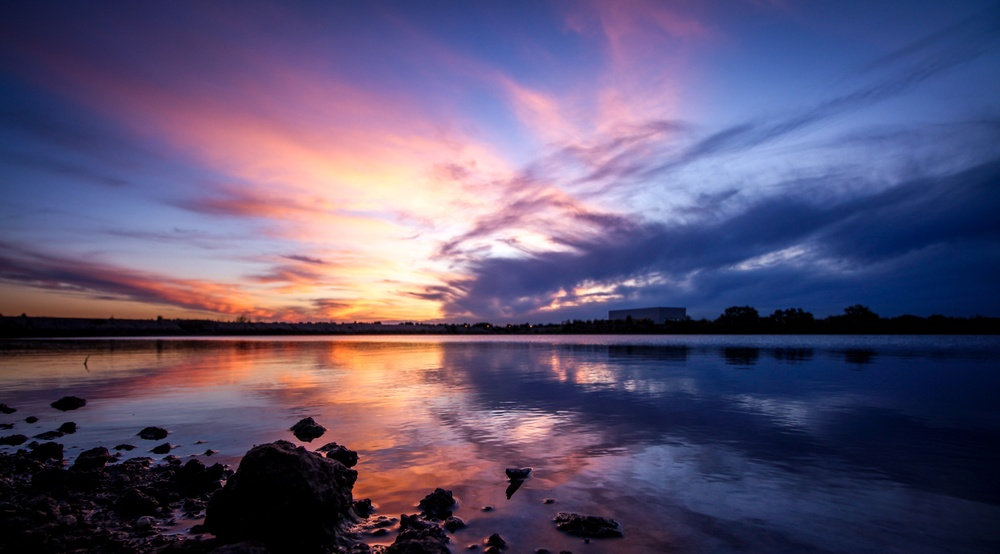
#> input picture host_image.jpg, 1000 x 554 px, shrunk from 5047 x 2794 before the run; the run also reads 1 picture not shown here
$ python svd5.py   (older library calls are emulated)
#> lines starting #> are read from the running program, lines starting #| are printed output that depends on the picture; pictures that were not available may be replaced by others from this repository, and a replacement may not be noted
# %% [markdown]
# # Watermark Extraction

# %%
from PIL import Image
import numpy as np
import cv2

# %% [markdown]
# ### Load the original host image and watermarked image

# %%
original_image = Image.open("host_image.jpg")
#> original_image is the input picture: PIL image 1000x554 RGB; mean R, G, B 93, 83.2, 114.7
watermarked_image = Image.open("output_image-1.png")

# Convert images to RGB (if not already in that mode)
original_image = original_image.convert("RGB")
watermarked_image = watermarked_image.convert("RGB")

# Split images into R, G, B channels
orig_r, orig_g, orig_b = original_image.split()
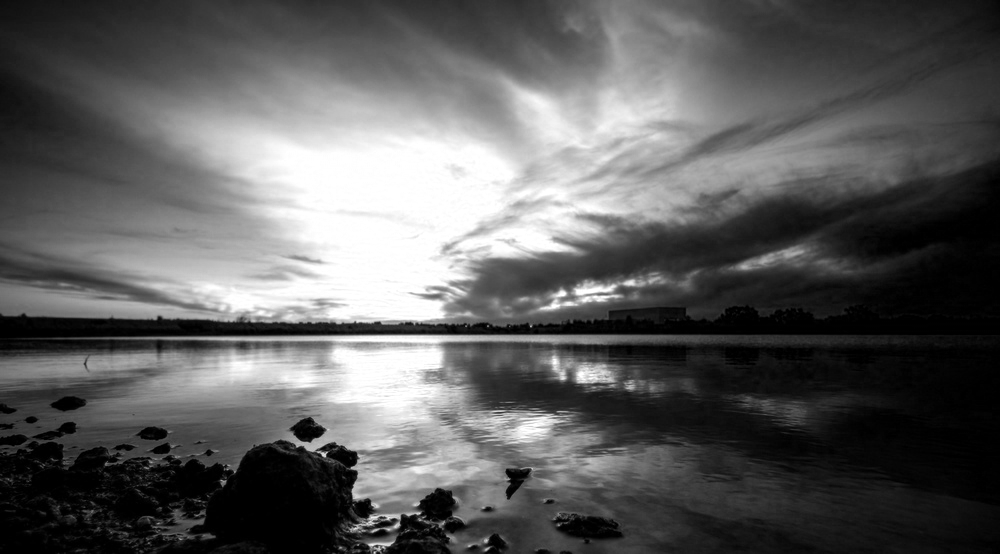
#> orig_r: PIL image 1000x554 L; min 0, max 255, mean 93
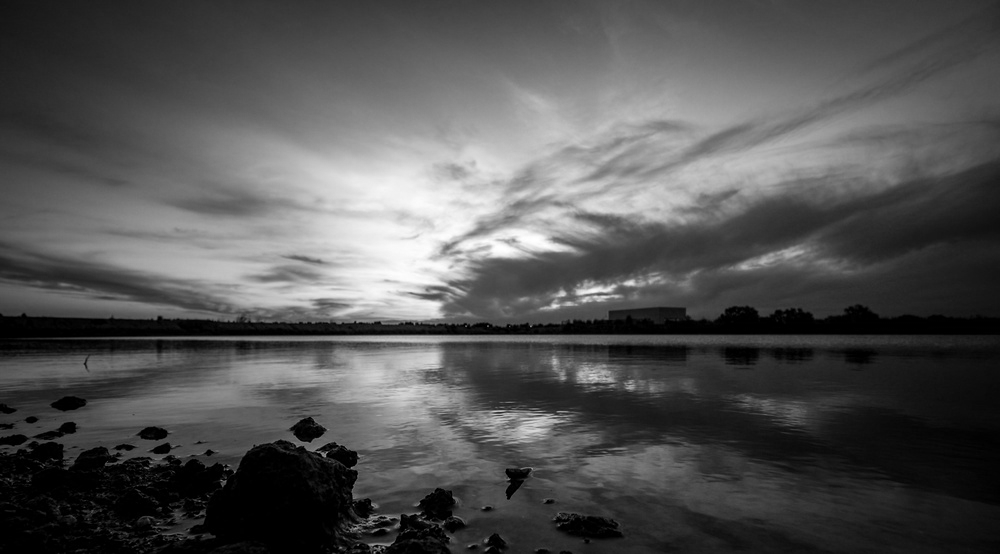
#> orig_g: PIL image 1000x554 L; min 0, max 255, mean 83.2
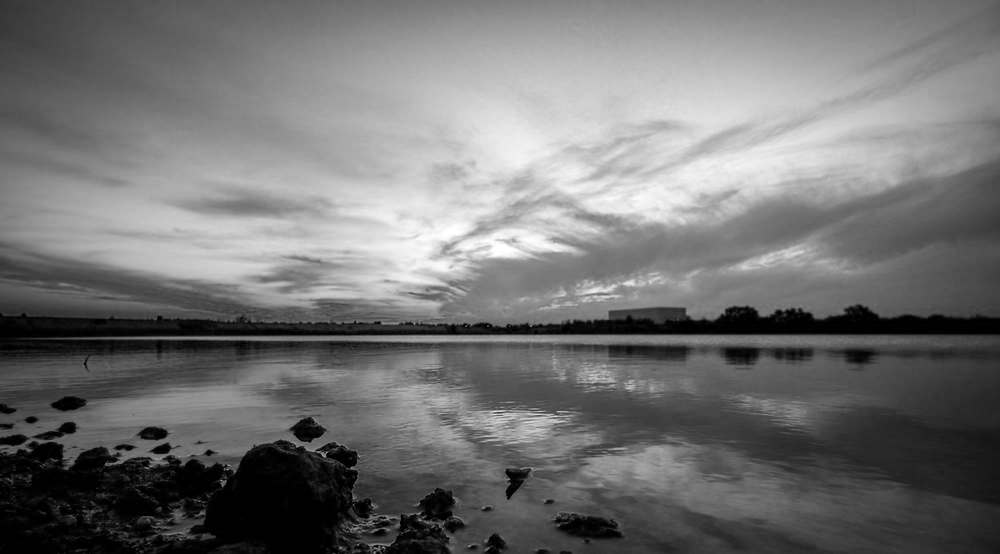
#> orig_b: PIL image 1000x554 L; min 0, max 255, mean 114.7
wm_r, wm_g, wm_b = watermarked_image.split()

# Convert channels to numpy arrays
orig_r = np.array(orig_r)
orig_g = np.array(orig_g)
orig_b = np.array(orig_b)

wm_r = np.array(wm_r)
wm_g = np.array(wm_g)
wm_b = np.array(wm_b)

# %% [markdown]
# ### Function to extract watermark from each channel

# %%


def extract_watermark(orig_channel, wm_channel, alpha=0.6):
#> called with alpha = 0.6
    U_orig, sigma_orig, V_orig = np.linalg.svd(orig_channel)
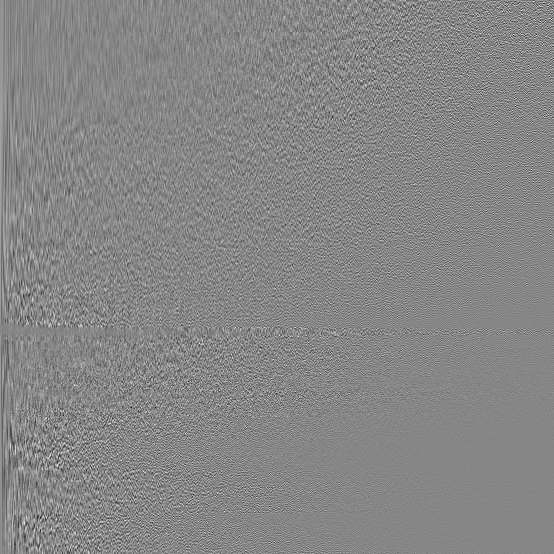
#> U_orig: shape (554, 554) float64; min -0.304, max 0.272, mean 8.31e-05; drawn with min black and max white
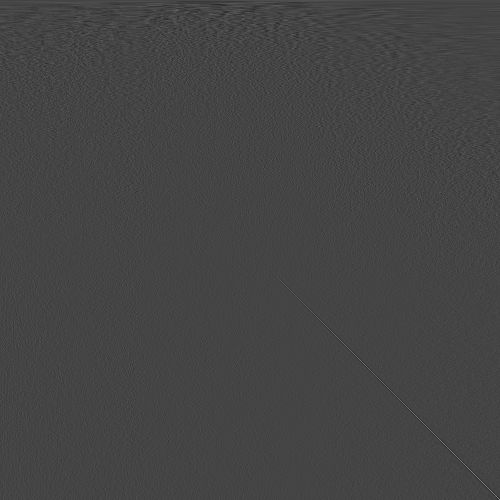
#> V_orig: shape (1000, 1000) float64 (shown at 1/2 size); min -0.253, max 0.684, mean 4.72e-05; drawn with min black and max white
#> sigma_orig = 554 values, max 85203.8 at index 0, min 5.18 at index 553, mean 458.7
    U_wm, sigma_wm, V_wm = np.linalg.svd(wm_channel)
#> sigma_wm has the same summary as sigma_orig

    # Extract the watermark
    sigma_extracted = (sigma_wm - sigma_orig) / alpha
#> sigma_extracted = 554 values from 0 to 0

    # Reconstruct the watermark channel
    extracted_channel = np.dot(U_wm[:, :sigma_extracted.shape[0]], np.dot(
        np.diag(sigma_extracted), V_wm[:sigma_extracted.shape[0], :]))
#> extracted_channel: shape (554, 1000) float64; every value is 0

    return extracted_channel

# %% [markdown]
# ### Extract watermark from each channel


# %%
extracted_r = extract_watermark(orig_r, wm_r)
extracted_g = extract_watermark(orig_g, wm_g)
#> call 2 of extract_watermark, with alpha = 0.6
#> in extract_watermark (call 2), `U_orig, sigma_orig, V_orig = np.linalg.svd(orig_channel)`:
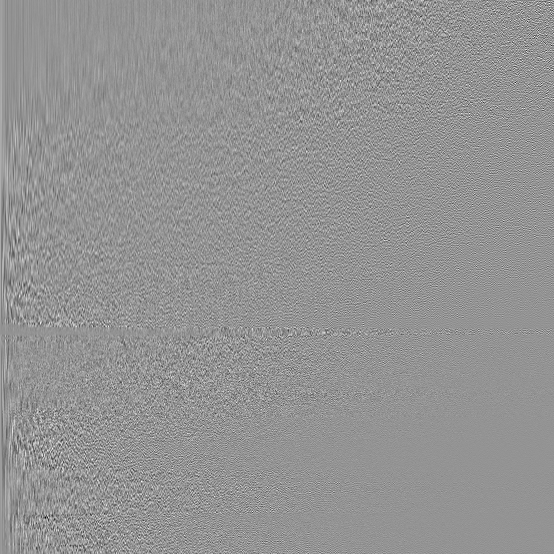
#> U_orig: shape (554, 554) float64; min -0.369, max 0.268, mean 7.77e-05; drawn with min black and max white
#> in extract_watermark (call 2), `U_orig, sigma_orig, V_orig = np.linalg.svd(orig_channel)`: sigma_orig = 554 values, max 72566.8 at index 0, min 4.67 at index 553, mean 381.7
#> in extract_watermark (call 2), `U_wm, sigma_wm, V_wm = np.linalg.svd(wm_channel)`: sigma_wm has the same summary as sigma_orig
extracted_b = extract_watermark(orig_b, wm_b)
#> call 3 of extract_watermark, with alpha = 0.6
#> in extract_watermark (call 3), `U_orig, sigma_orig, V_orig = np.linalg.svd(orig_channel)`:
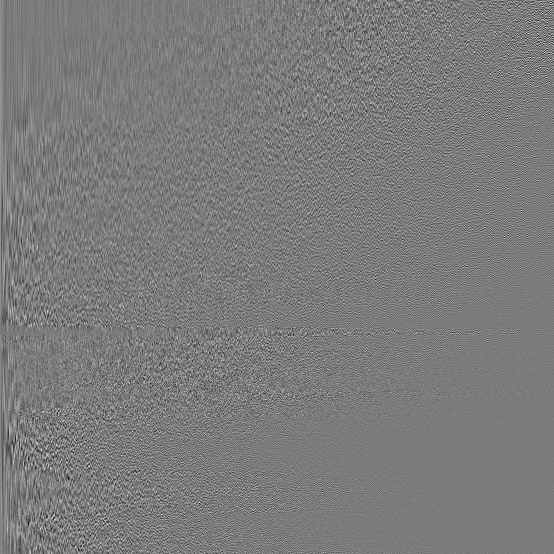
#> U_orig: shape (554, 554) float64; min -0.289, max 0.307, mean 4.36e-05; drawn with min black and max white
#> in extract_watermark (call 3), `U_orig, sigma_orig, V_orig = np.linalg.svd(orig_channel)`: sigma_orig = 554 values, max 94759.9 at index 0, min 5.25 at index 553, mean 417
#> in extract_watermark (call 3), `U_wm, sigma_wm, V_wm = np.linalg.svd(wm_channel)`: sigma_wm has the same summary as sigma_orig

# %%
# Normalize and convert to uint8
extracted_r = cv2.normalize(
    extracted_r, None, 0, 255, cv2.NORM_MINMAX, dtype=cv2.CV_8U)
#> extracted_r: shape (554, 1000); every value is 0
extracted_g = cv2.normalize(
    extracted_g, None, 0, 255, cv2.NORM_MINMAX, dtype=cv2.CV_8U)
extracted_b = cv2.normalize(
    extracted_b, None, 0, 255, cv2.NORM_MINMAX, dtype=cv2.CV_8U)

# %%
# Merge extracted channels back into an RGB image
extracted_watermark = Image.merge("RGB", (Image.fromarray(
    extracted_r), Image.fromarray(extracted_g), Image.fromarray(extracted_b)))
#> extracted_watermark: PIL image 1000x554 RGB; every value is 0
extracted_watermark.save('extracted_watermark.png')
extracted_watermark.show()

# %% [markdown]
# ### Post-processing to enhance the extracted watermark (optional)

# %%


def enhance_watermark(image, clip_limit=2.0, tile_grid_size=(8, 8)):
    # Convert to LAB color space
#> called with clip_limit = 2, tile_grid_size = (8, 8)
    lab = cv2.cvtColor(np.array(image), cv2.COLOR_RGB2LAB)
#> lab: shape (554, 1000, 3); mean of channels 0, 1, 2 0, 128, 128
    l, a, b = cv2.split(lab)
#> a: shape (554, 1000); every value is 128

    # Apply CLAHE to L-channel
    clahe = cv2.createCLAHE(clipLimit=clip_limit, tileGridSize=tile_grid_size)
    cl = clahe.apply(l)
#> cl: shape (554, 1000); every value is 3

    # Merge the CLAHE enhanced L-channel with the a and b channels
    limg = cv2.merge((cl, a, b))
#> limg: shape (554, 1000, 3); mean of channels 0, 1, 2 3, 128, 128

    # Convert back to RGB color space
    enhanced = cv2.cvtColor(limg, cv2.COLOR_LAB2RGB)
#> enhanced: shape (554, 1000, 3); every value is 4

    return Image.fromarray(enhanced)


# %%
# Enhance the extracted watermark
enhanced_watermark = enhance_watermark(extracted_watermark)
enhanced_watermark.save('enhanced_extracted_watermark.png')
enhanced_watermark.show()
